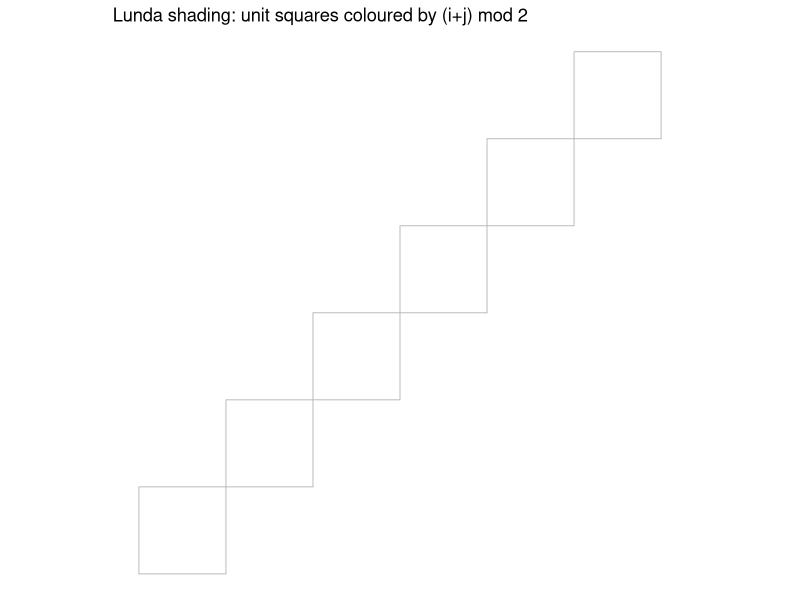

Here is the R script that generated this plot:
## ---- chunk 1
#| label: lunda-shading-r
#| echo: true
#| fig-width: 6
#| fig-height: 6

library(ggplot2)

# Simple 45° ray on a grid (no internal mirrors for clarity)
trace_squares <- function(rows, cols, max_steps = 200) {
  x <- 0.5; y <- 0.5
  dx <- 1; dy <- 1
  squares <- data.frame(i = integer(), j = integer())
  for (s in 1:max_steps) {
    i <- floor(y); j <- floor(x)
    if (i >= 0 && i < rows && j >= 0 && j < cols)
      squares <- rbind(squares, data.frame(i = i, j = j))
    # bounce off outer walls
    if (x + dx*0.5 < 0 || x + dx*0.5 > cols) dx <- -dx
    if (y + dy*0.5 < 0 || y + dy*0.5 > rows) dy <- -dy
    x <- x + dx*0.5
    y <- y + dy*0.5
    if (s > 10 && abs(x-0.5)<0.1 && abs(y-0.5)<0.1) break
  }
  unique(squares)
}

sq <- trace_squares(6, 6)
sq$parity <- (sq$i + sq$j) %% 2
sq$fill <- ifelse(sq$parity == 0, "white", "black")

ggplot(sq, aes(j, i, fill = fill)) +
  geom_tile(colour = "grey70", linewidth = 0.3) +
  scale_fill_identity() +
  coord_equal() +
  theme_void() +
  labs(title = "Lunda shading: unit squares coloured by (i+j) mod 2")
